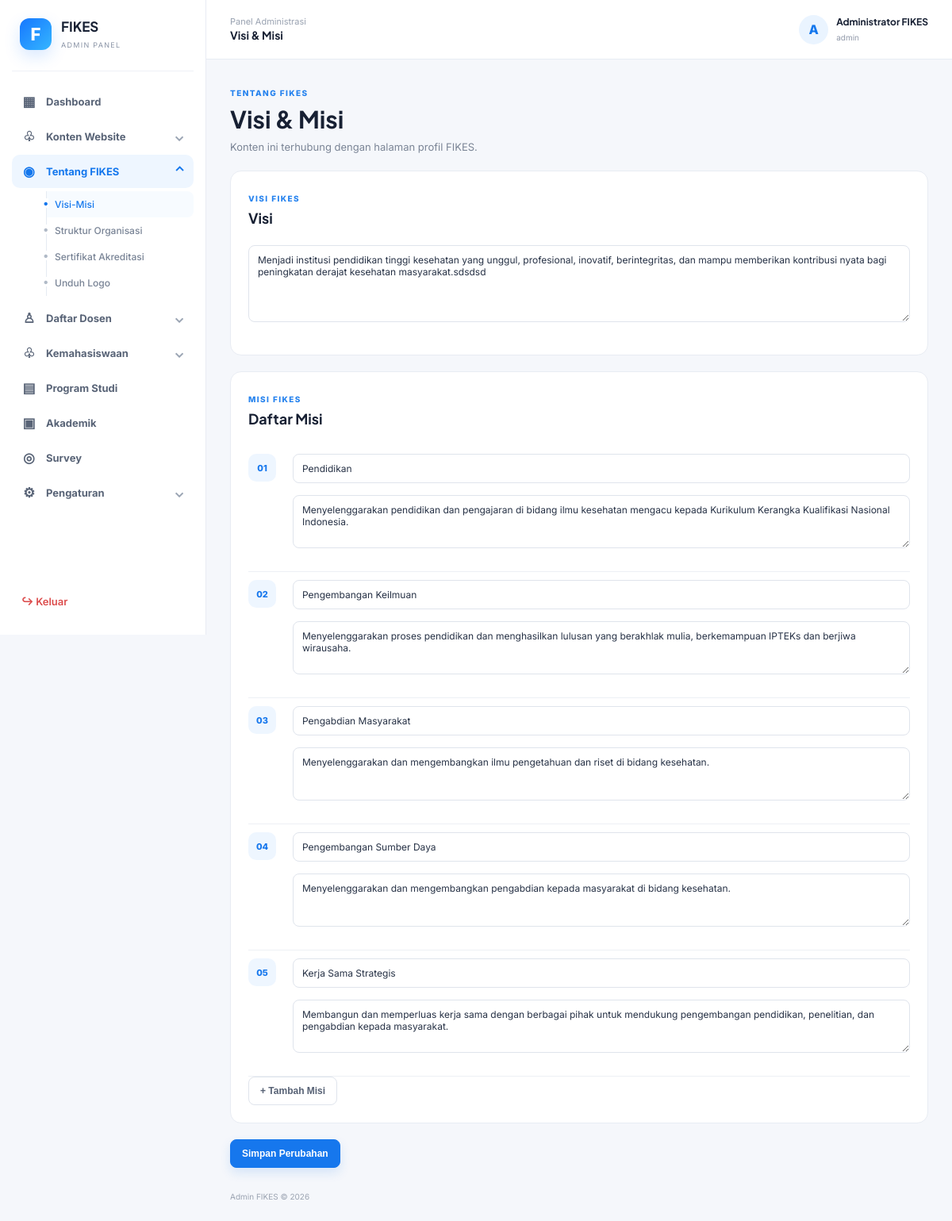
/admin/modules/tentang/visi-misi.php (signed in), run on the app's committed database.
### tables this page shows
CREATE TABLE `visi_misi` (
  `id` int(10) UNSIGNED NOT NULL,
  `visi` text NOT NULL,
  `created_at` timestamp NOT NULL DEFAULT current_timestamp(),
  `updated_at` timestamp NOT NULL DEFAULT current_timestamp() ON UPDATE current_timestamp()
);

CREATE TABLE `misi` (
  `id` int(10) UNSIGNED NOT NULL,
  `nomor` int(11) NOT NULL,
  `judul` varchar(150) NOT NULL,
  `isi` text NOT NULL,
  `created_at` timestamp NOT NULL DEFAULT current_timestamp()
);

### admin/config/auth.php (called while the page is built, shortened)
<?php
function e($value)
{
  return htmlspecialchars($value ?? '', ENT_QUOTES, 'UTF-8');
}

### admin/modules/tentang/visi-misi.php (the view, shortened to what this page needs)
<?php
require_once __DIR__ . '/../../config/auth.php';
$visi = $pdo->query("SELECT * FROM visi_misi WHERE id=1")->fetch();
$misi = $pdo->query("SELECT * FROM misi ORDER BY nomor")->fetchAll();
require __DIR__ . '/../../includes/header.php'; ?>
<div class="page-head">
  <div><span class="eyebrow">TENTANG FIKES</span>
    <h1>Visi & Misi</h1>
    <p>Konten ini terhubung dengan halaman profil FIKES.</p>
  </div>
</div>
<form method="post">
  <div class="panel">
    <div class="panel-head">
      <div><span class="eyebrow">VISI FIKES</span>
        <h2>Visi</h2>
      </div>
    </div><textarea name="visi" rows="5" required><?= e($visi['visi']) ?></textarea>
  </div>
  <div class="panel">
    <div class="panel-head">
      <div><span class="eyebrow">MISI FIKES</span>
        <h2>Daftar Misi</h2>
      </div>
    </div>
    <div id="misiWrap"><?php foreach ($misi as $i => $m): ?><div class="mission-row">
          <div class="mission-number"><?= sprintf('%02d', $i + 1) ?></div>
          <div><input name="judul[]" value="<?= e($m['judul']) ?>" placeholder="Judul misi"><textarea name="isi[]"
              rows="3" placeholder="Isi misi"><?= e($m['isi']) ?></textarea></div>
        </div><?php endforeach; ?></div>
    <button type="button" class="btn" onclick="addMission()">+ Tambah Misi</button>
  </div><button class="btn primary">Simpan Perubahan</button>
</form>
<?php require __DIR__ . '/../../includes/footer.php'; ?>

### admin/assets/css/admin.css (style rules this page uses)
* { box-sizing:border-box }
body { margin:0;font-family:Inter,Arial,sans-serif;background:#f5f7fb;color:#172033 }
h1,h2,h3,strong { font-family:"Plus Jakarta Sans",Inter,sans-serif }
h1 { font-size:30px;margin:6px 0 8px }
h2 { font-size:18px;margin:5px 0 }
.eyebrow { font-size:10px;font-weight:800;color:#2582ee;letter-spacing:1.4px }
.welcome p,.page-head p { color:#7b8596;font-size:13px;margin:0 }
.panel { background:#fff;border:1px solid #e8ecf3;border-radius:14px;padding:22px;margin-bottom:20px }
.panel-head { display:flex;justify-content:space-between;align-items:center;margin-bottom:18px }
.page-head { display:flex;justify-content:space-between;align-items:center;margin-bottom:22px }
.btn { display:inline-flex;align-items:center;justify-content:center;border:1px solid #dfe4ec;background:#fff;color:#566174;border-radius:8px;padding:10px 14px;font-size:12px;font-weight:700;text-decoration:none;cursor:pointer }
.btn.primary { background:#1677ed;color:#fff;border-color:#1677ed;box-shadow:0 6px 14px #1677ed24 }
input,select,textarea { width:100%;font:inherit;border:1px solid #dfe4ec;border-radius:8px;padding:10px 11px;font-size:12px;color:#273246;background:#fff;margin-bottom:15px;outline:none }
textarea { resize:vertical }
.mission-row { display:grid;grid-template-columns:44px 1fr;gap:12px;border-bottom:1px solid #edf0f5;padding:10px 0 }
.mission-number { width:35px;height:35px;border-radius:10px;background:#eef6ff;color:#1677ed;display:grid;place-items:center;font-size:11px;font-weight:800 }

### data on the page
visi_misi: visi "Menjadi institusi pendidikan tinggi kesehatan yang unggul, profesional, inovatif, berintegritas, dan mampu memberikan kontribusi nyata bagi peningkatan derajat kesehatan masyarakat.sdsdsd"
misi: judul "Pendidikan", isi "Menyelenggarakan pendidikan dan pengajaran di bidang ilmu kesehatan mengacu kepada Kurikulum Kerangka Kualifikasi Nasional Indonesia."
misi: judul "Pengembangan Keilmuan", isi "Menyelenggarakan proses pendidikan dan menghasilkan lulusan yang berakhlak mulia, berkemampuan IPTEKs dan berjiwa wirausaha."
misi: judul "Pengabdian Masyarakat", isi "Menyelenggarakan dan mengembangkan ilmu pengetahuan dan riset di bidang kesehatan."
misi: judul "Pengembangan Sumber Daya", isi "Menyelenggarakan dan mengembangkan pengabdian kepada masyarakat di bidang kesehatan."
misi: judul "Kerja Sama Strategis", isi "Membangun dan memperluas kerja sama dengan berbagai pihak untuk mendukung pengembangan pendidikan, penelitian, dan pengabdian kepada masyarakat."

### other printed values
$page_title "Visi & Misi"
substr($_SESSION['admin_nama'], 0, 1) "A"
$_SESSION['admin_nama'] "Administrator FIKES"
$_SESSION['admin_role'] "admin"
